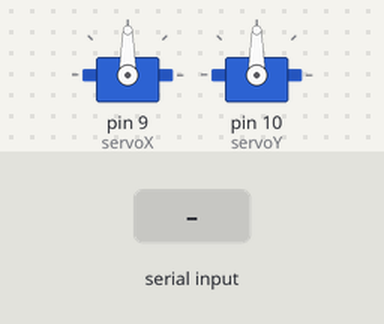
A sketch run on a simulated Arduino Uno, built with avr-gcc and run on an emulated ATmega328P. Parts: 2 × servo. The test bench sets the inputs (shaded band).

Above: at 1.2 s.
1.3 s: "90,45\n" received over Serial
At 2.5 s:
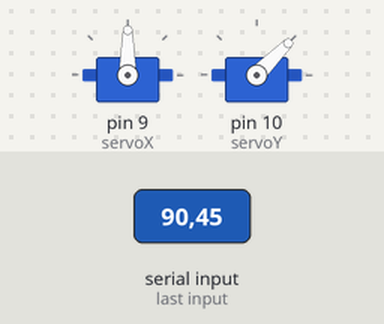
2.8 s: "30,150\n" received over Serial
At 3.8 s:
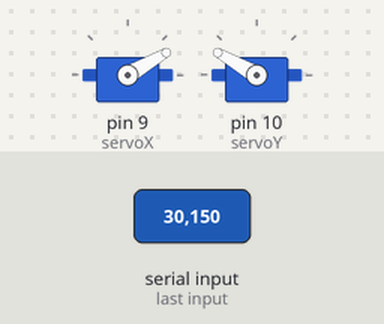
4.3 s: "1,90\n" received over Serial
At 4.9 s:
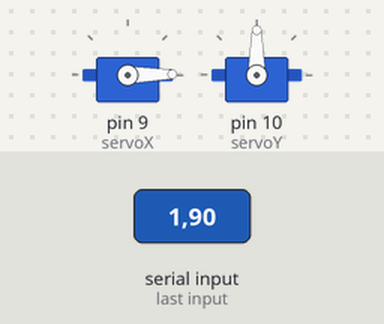
Timing chart, 0 to 7.3 s (numbered marks = the images above; inputs shaded):
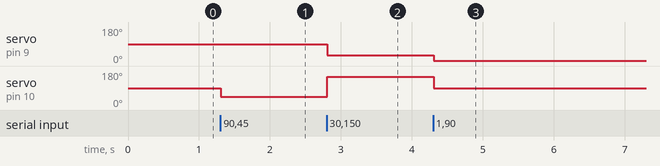

Measured:
- after the input at 1.3 s, servo on pin 10 (servoY): 90° → 45° at once
- after the input at 2.8 s, servo on pin 9 (servoX): 90° → 30° at once; servo on pin 10 (servoY): 45° → 150° at once
- after the input at 4.3 s, servo on pin 9 (servoX): 30° → 1° at once; servo on pin 10 (servoY): 150° → 90° at once

The sketch:

servo_control.ino
```cpp
#include <Servo.h>

Servo servoX;
Servo servoY;

void setup()
{
  Serial.begin(9600);
  servoX.attach(9);
  servoY.attach(10);
}

void loop()
{
  if (Serial.available())
  {
    String input = Serial.readStringUntil('\n');
    int commaIndex = input.indexOf(',');

    if (commaIndex > 0)
    {
      int x = input.substring(0, commaIndex).toInt();
      int y = input.substring(commaIndex + 1).toInt();

      x = constrain(x, 0, 180);
      y = constrain(y, 0, 180);

      servoX.write(x);
      servoY.write(y);
    }
  }
}
```
